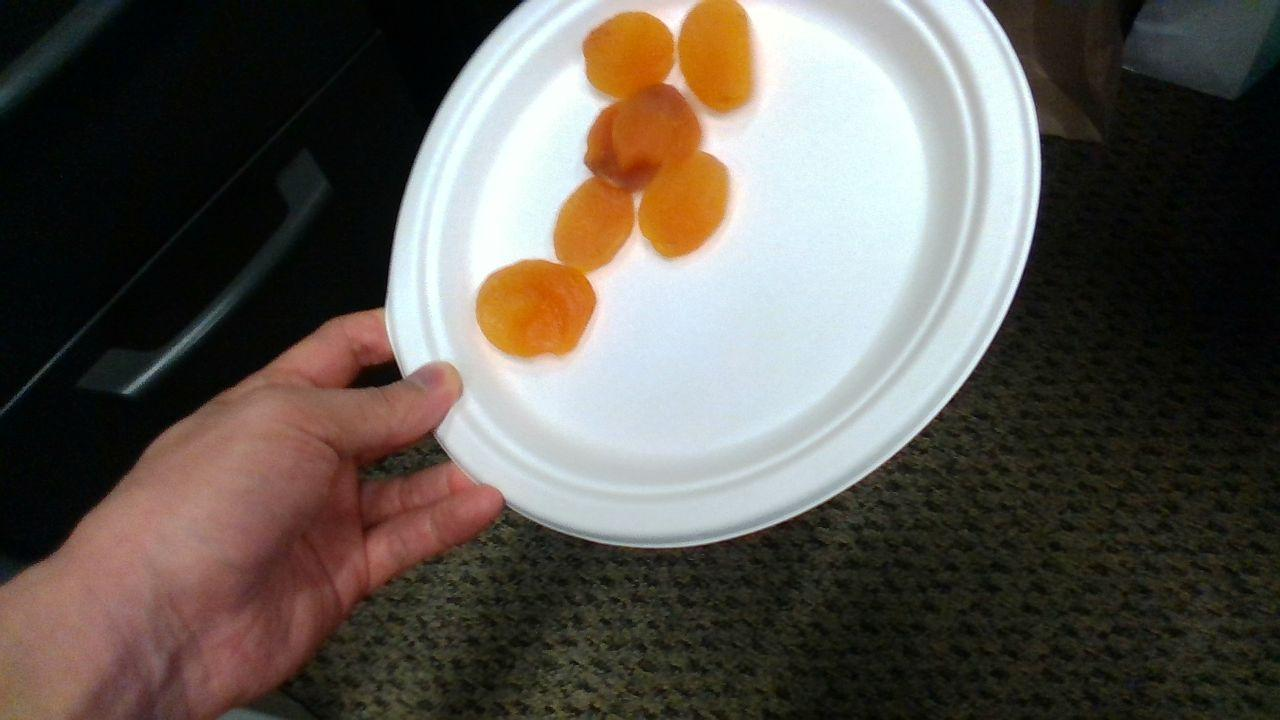
#> input picture data/bounding_boxes/images/apricot_0001.jpg, 1280 x 720 px
$ python -i enhance_images.py   (imports and definitions only)
#> lines starting #> are read from the running program, lines starting #| are printed output that depends on the picture
#!/usr/bin/env python3

from __future__ import division

import numpy as np
import os
import glob

from PIL import Image, ImageEnhance
from multiprocessing import Pool


img_dir = '../data/bounding_boxes_general/images'


def process_image(img_path):
    img = Image.open(img_path)
#> img is the input picture: PIL image 1280x720 RGB; mean R, G, B 95.3, 89.3, 82.1
    w, h = img.size
#> w = 1280; h = 720
    img_gray = img.crop((170, 90, w - 170, h - 90)).convert('LA')
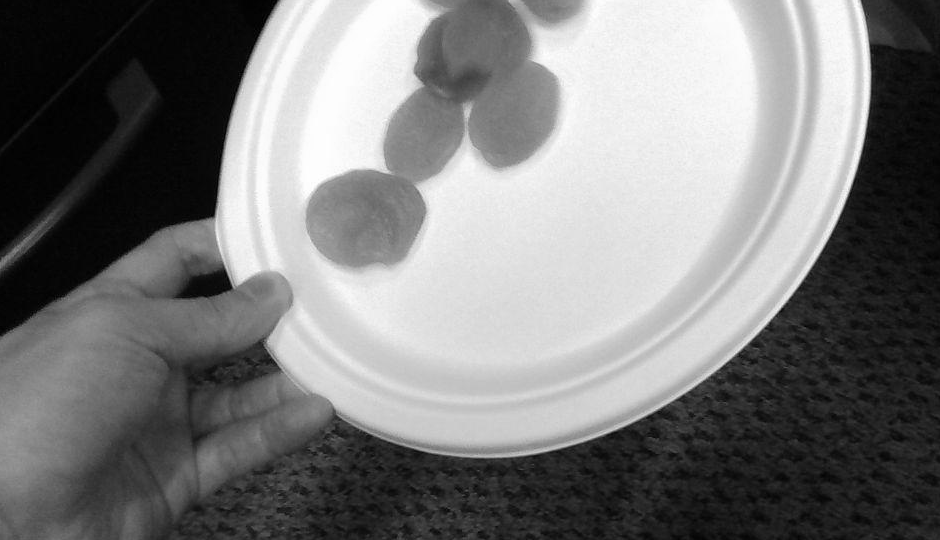
#> img_gray: PIL image 940x540 LA; mean R, G, B, A 123.1, 123.1, 123.1, 255

    pixel_mean = np.mean(img_gray)
#> pixel_mean = 189.1
    b_ratio = 160.0 / pixel_mean
#> b_ratio = 0.846
    b_ratio = b_ratio ** 3 if b_ratio > 1.0 else b_ratio
    c_ratio = 180.0 / pixel_mean
#> c_ratio = 0.952

    img = ImageEnhance.Brightness(img).enhance(b_ratio)
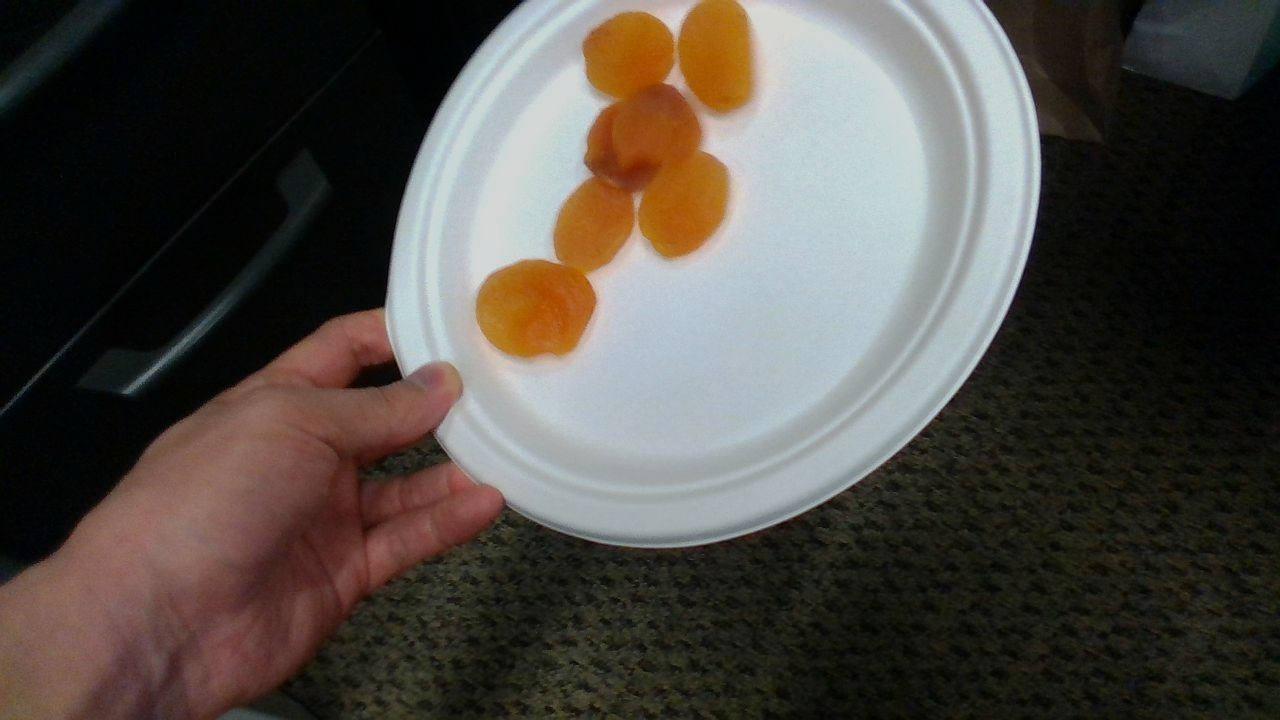
#> img: PIL image 1280x720 RGB; mean R, G, B 80.1, 75.1, 69
    img = ImageEnhance.Contrast(img).enhance(c_ratio)

    img_name = os.path.basename(img_path)
    save_path = os.path.join(img_dir, '{}_mod{}'.format(
        img_name[:-4], img_name[-4:]))
    img.save(save_path)
    print(save_path)


def enhance_images():
    print('enhance_images')
    img_paths = glob.glob(os.path.join(img_dir, '*.png'))

    target_paths = list()
    for img_path in img_paths:
        if img_path.endswith('_mod.png'):
            continue
        target_paths.append(img_path)

    pool = Pool(8)
    pool.map(process_image, target_paths)


# [2 lines not run here, left out]

>>> result = process_image('../data/bounding_boxes/images/apricot_0001.jpg')

$ run again, on data/bounding_boxes/images/apricot_0036.jpg
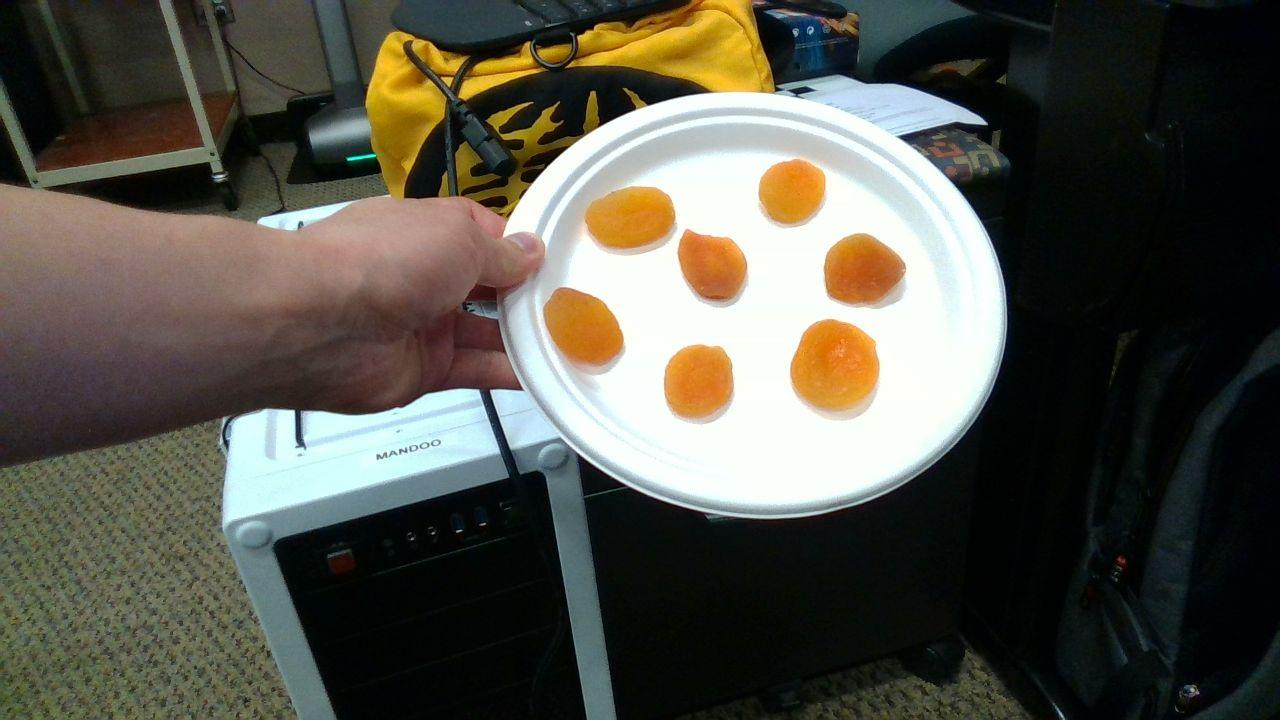
#> input picture data/bounding_boxes/images/apricot_0036.jpg, 1280 x 720 px
#> in process_image, img is the input picture: PIL image 1280x720 RGB; mean R, G, B 86, 84.3, 74.4
#> in process_image, `img_gray = img.crop((170, 90, w - 170, h - 90)).convert('LA')`:
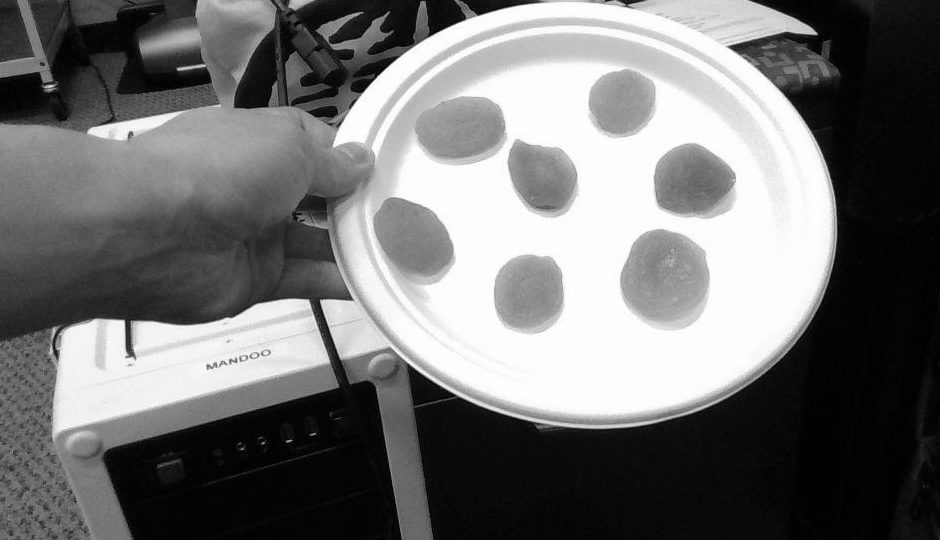
#> img_gray: PIL image 940x540 LA; mean R, G, B, A 115.4, 115.4, 115.4, 255
#> pixel_mean = 185.2
#> b_ratio = 0.864
#> c_ratio = 0.972
#> in process_image, `img = ImageEnhance.Brightness(img).enhance(b_ratio)`:
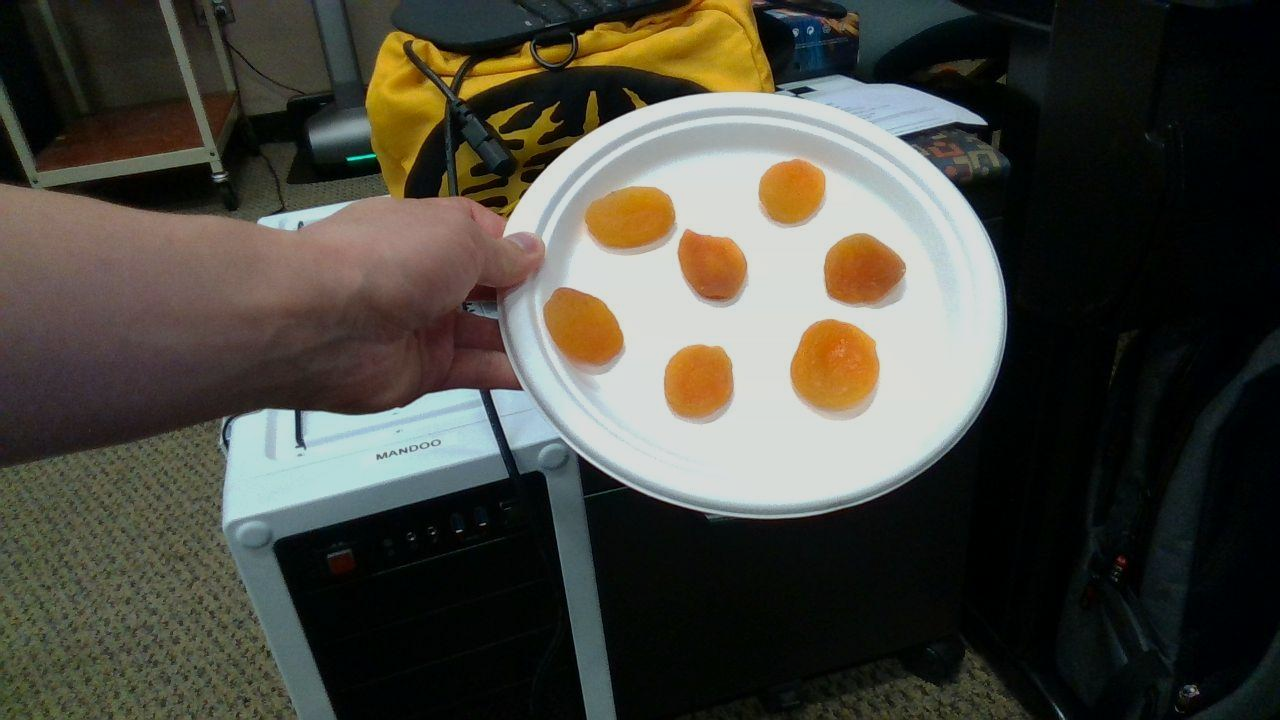
#> img: PIL image 1280x720 RGB; mean R, G, B 73.8, 72.4, 63.8

$ run again, on data/bounding_boxes/images/apricot_0039.jpg
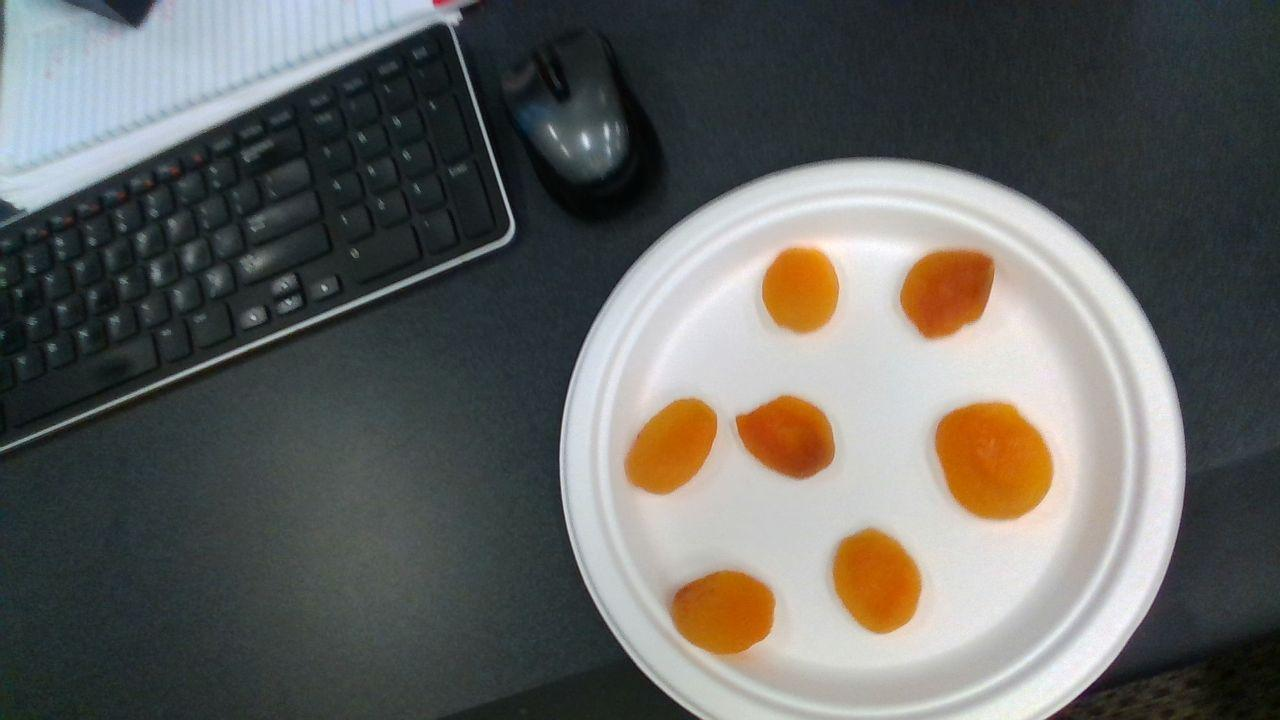
#> input picture data/bounding_boxes/images/apricot_0039.jpg, 1280 x 720 px
#> in process_image, img is the input picture: PIL image 1280x720 RGB; mean R, G, B 101.2, 101.4, 98.4
#> in process_image, `img_gray = img.crop((170, 90, w - 170, h - 90)).convert('LA')`:
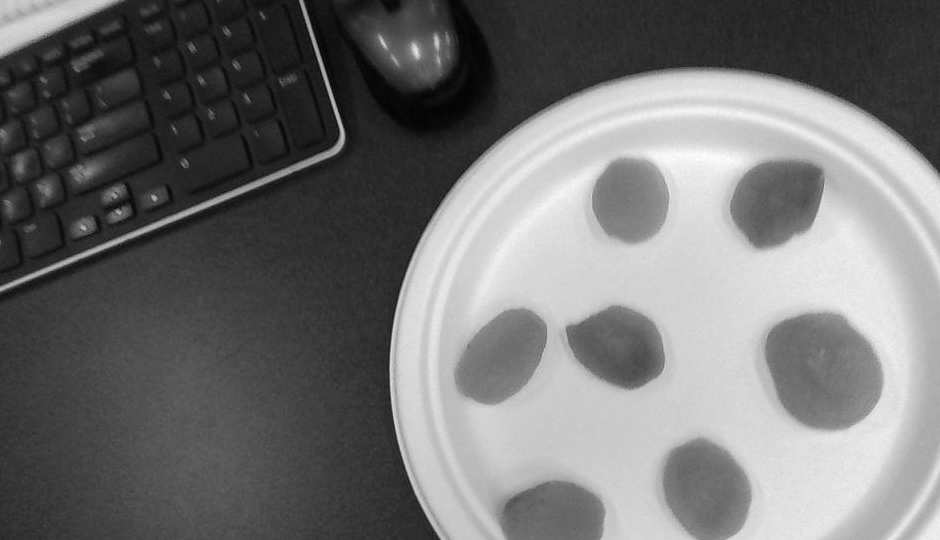
#> img_gray: PIL image 940x540 LA; mean R, G, B, A 115, 115, 115, 255
#> pixel_mean = 185
#> b_ratio = 0.865
#> c_ratio = 0.973
#> in process_image, `img = ImageEnhance.Brightness(img).enhance(b_ratio)`:
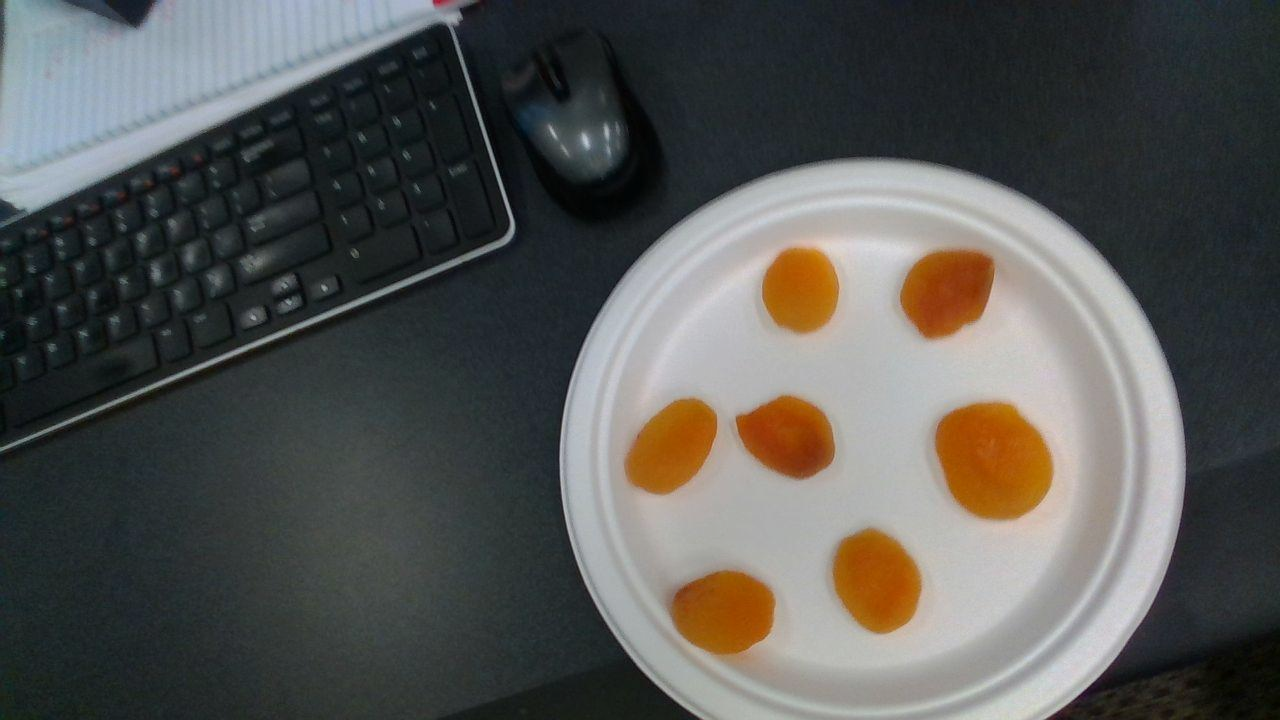
#> img: PIL image 1280x720 RGB; mean R, G, B 87, 87.2, 84.6

$ run again, on data/bounding_boxes/images/apricot_0045.jpg
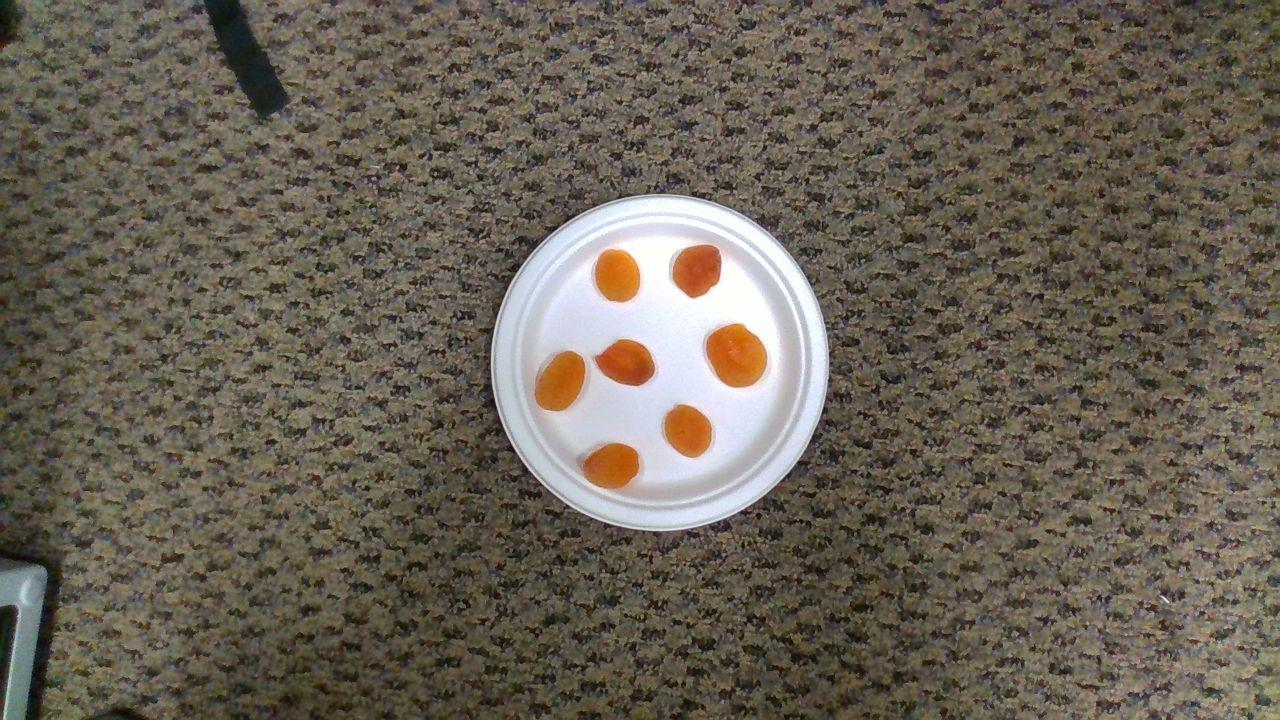
#> input picture data/bounding_boxes/images/apricot_0045.jpg, 1280 x 720 px
#> in process_image, img is the input picture: PIL image 1280x720 RGB; mean R, G, B 104.9, 97.2, 85.4
#> in process_image, `img_gray = img.crop((170, 90, w - 170, h - 90)).convert('LA')`:
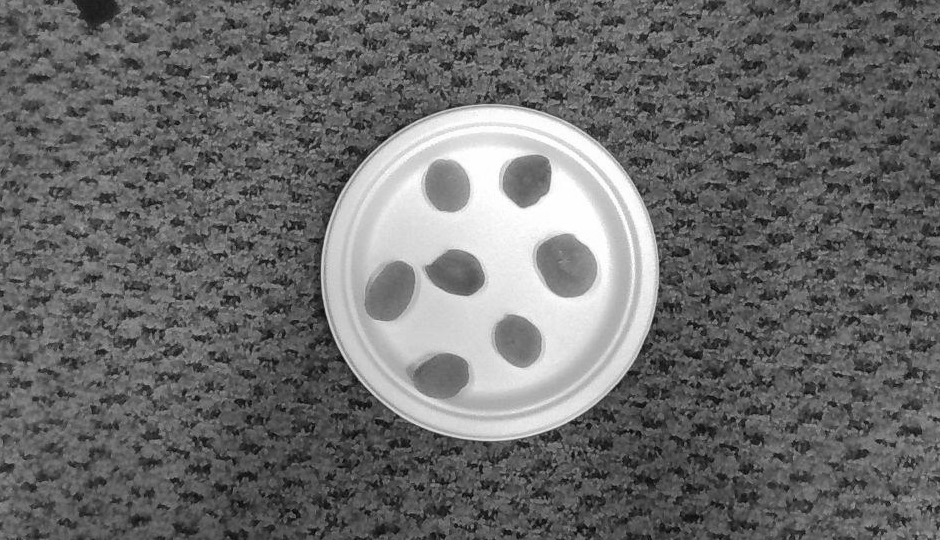
#> img_gray: PIL image 940x540 LA; mean R, G, B, A 106.6, 106.6, 106.6, 255
#> pixel_mean = 180.8
#> b_ratio = 0.885
#> c_ratio = 0.996
#> in process_image, `img = ImageEnhance.Brightness(img).enhance(b_ratio)`:
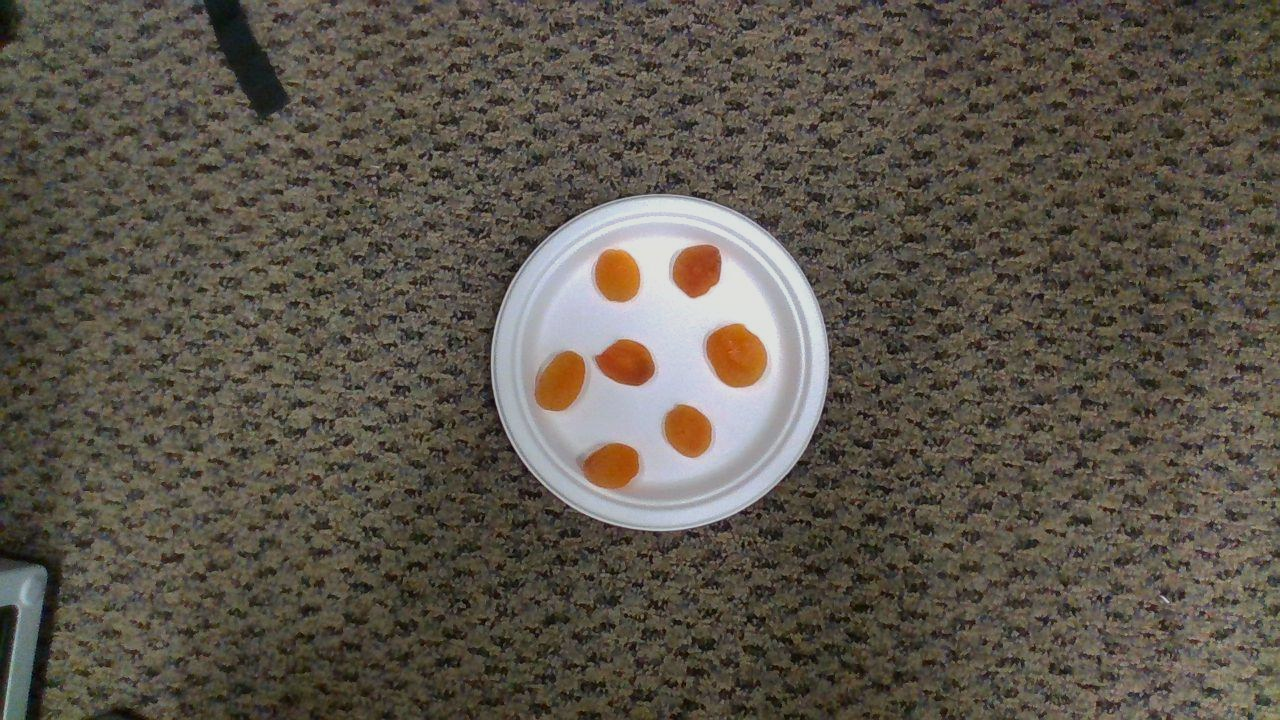
#> img: PIL image 1280x720 RGB; mean R, G, B 92.4, 85.5, 75.1
